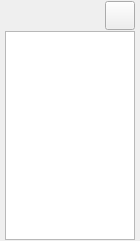
<?xml version="1.0" encoding="UTF-8"?>
<ui version="4.0">
 <class>ColorPalette</class>
 <widget class="QDockWidget" name="ColorPalette">
  <property name="geometry">
   <rect>
    <x>0</x>
    <y>0</y>
    <width>140</width>
    <height>241</height>
   </rect>
  </property>
  <property name="minimumSize">
   <size>
    <width>140</width>
    <height>132</height>
   </size>
  </property>
  <property name="windowTitle">
   <string comment="Window title of color palette.">Palette</string>
  </property>
  <widget class="QWidget" name="widget">
   <layout class="QVBoxLayout" name="verticalLayout">
    <property name="spacing">
     <number>1</number>
    </property>
    <property name="leftMargin">
     <number>5</number>
    </property>
    <property name="topMargin">
     <number>1</number>
    </property>
    <property name="rightMargin">
     <number>5</number>
    </property>
    <property name="bottomMargin">
     <number>1</number>
    </property>
    <item>
     <layout class="QHBoxLayout" name="horizontalLayout">
      <property name="spacing">
       <number>1</number>
      </property>
      <item>
       <widget class="QPushButton" name="addColorButton">
        <property name="maximumSize">
         <size>
          <width>20</width>
          <height>20</height>
         </size>
        </property>
        <property name="toolTip">
         <string>Add Color</string>
        </property>
        <property name="text">
         <string/>
        </property>
        <property name="iconSize">
         <size>
          <width>22</width>
          <height>22</height>
         </size>
        </property>
        <property name="flat">
         <bool>true</bool>
        </property>
       </widget>
      </item>
      <item>
       <widget class="QPushButton" name="removeColorButton">
        <property name="sizePolicy">
         <sizepolicy hsizetype="Minimum" vsizetype="Fixed">
          <horstretch>0</horstretch>
          <verstretch>0</verstretch>
         </sizepolicy>
        </property>
        <property name="maximumSize">
         <size>
          <width>20</width>
          <height>20</height>
         </size>
        </property>
        <property name="toolTip">
         <string>Remove Color</string>
        </property>
        <property name="text">
         <string/>
        </property>
        <property name="iconSize">
         <size>
          <width>22</width>
          <height>22</height>
         </size>
        </property>
        <property name="flat">
         <bool>true</bool>
        </property>
       </widget>
      </item>
      <item>
       <spacer name="horizontalSpacer_2">
        <property name="orientation">
         <enum>Qt::Horizontal</enum>
        </property>
        <property name="sizeHint" stdset="0">
         <size>
          <width>40</width>
          <height>22</height>
         </size>
        </property>
       </spacer>
      </item>
      <item>
       <widget class="QPushButton" name="colorDialogButton">
        <property name="toolTip">
         <string>Open the native color dialog</string>
        </property>
        <property name="sizePolicy">
         <sizepolicy hsizetype="Minimum" vsizetype="Fixed">
          <horstretch>0</horstretch>
          <verstretch>0</verstretch>
         </sizepolicy>
        </property>
        <property name="minimumSize">
         <size>
          <width>16</width>
          <height>16</height>
         </size>
        </property>
        <property name="maximumSize">
         <size>
          <width>20</width>
          <height>20</height>
         </size>
        </property>
        <property name="baseSize">
         <size>
          <width>20</width>
          <height>20</height>
         </size>
        </property>
        <property name="whatsThis">
         <string>Native color dialog window</string>
        </property>
        <property name="text">
         <string/>
        </property>
        <property name="iconSize">
         <size>
          <width>22</width>
          <height>22</height>
         </size>
        </property>
        <property name="flat">
         <bool>true</bool>
        </property>
       </widget>
      </item>
      <item>
       <spacer name="horizontalSpacer">
        <property name="orientation">
         <enum>Qt::Horizontal</enum>
        </property>
        <property name="sizeHint" stdset="0">
         <size>
          <width>40</width>
          <height>22</height>
         </size>
        </property>
       </spacer>
      </item>
      <item>
       <widget class="QToolButton" name="palettePref">
        <property name="toolTip">
         <string>Palette display options</string>
        </property>
        <property name="minimumSize">
         <size>
          <width>0</width>
          <height>0</height>
         </size>
        </property>
        <property name="acceptDrops">
         <bool>false</bool>
        </property>
        <property name="toolTipDuration">
         <number>-1</number>
        </property>
        <property name="text">
         <string/>
        </property>
        <property name="iconSize">
         <size>
          <width>22</width>
          <height>22</height>
         </size>
        </property>
        <property name="checkable">
         <bool>false</bool>
        </property>
        <property name="popupMode">
         <enum>QToolButton::InstantPopup</enum>
        </property>
        <property name="autoRaise">
         <bool>false</bool>
        </property>
        <property name="arrowType">
         <enum>Qt::NoArrow</enum>
        </property>
       </widget>
      </item>
     </layout>
    </item>
    <item>
     <layout class="QVBoxLayout" name="verticalLayout_2">
      <item>
       <widget class="QListWidget" name="colorListWidget">
        <property name="sizePolicy">
         <sizepolicy hsizetype="Expanding" vsizetype="Expanding">
          <horstretch>0</horstretch>
          <verstretch>0</verstretch>
         </sizepolicy>
        </property>
        <property name="maximumSize">
         <size>
          <width>16777215</width>
          <height>16777215</height>
         </size>
        </property>
        <property name="focusPolicy">
         <enum>Qt::NoFocus</enum>
        </property>
        <property name="autoFillBackground">
         <bool>false</bool>
        </property>
        <property name="frameShape">
         <enum>QFrame::StyledPanel</enum>
        </property>
        <property name="autoScrollMargin">
         <number>16</number>
        </property>
        <property name="selectionMode">
         <enum>QAbstractItemView::ExtendedSelection</enum>
        </property>
        <property name="resizeMode">
         <enum>QListView::Fixed</enum>
        </property>
        <property name="layoutMode">
         <enum>QListView::SinglePass</enum>
        </property>
        <property name="viewMode">
         <enum>QListView::ListMode</enum>
        </property>
       </widget>
      </item>
     </layout>
    </item>
   </layout>
  </widget>
  <actiongroup name="layoutModeActionGroup">
   <action name="listModeAction">
    <property name="checkable">
     <bool>true</bool>
    </property>
    <property name="checked">
     <bool>true</bool>
    </property>
    <property name="text">
     <string>List Mode</string>
    </property>
    <property name="statusTip">
     <string>Show palette as a list</string>
    </property>
   </action>
   <action name="gridModeAction">
    <property name="checkable">
     <bool>true</bool>
    </property>
    <property name="text">
     <string>Grid Mode</string>
    </property>
    <property name="statusTip">
     <string>Show palette as icons</string>
    </property>
   </action>
  </actiongroup>
  <actiongroup name="iconSizesActionGroup">
   <action name="smallSwatchAction">
    <property name="checkable">
     <bool>true</bool>
    </property>
    <property name="text">
     <string>Small swatch</string>
    </property>
    <property name="statusTip">
     <string>Sets swatch size to: 16x16px</string>
    </property>
   </action>
   <action name="mediumSwatchAction">
    <property name="checkable">
     <bool>true</bool>
    </property>
    <property name="text">
     <string>Medium Swatch</string>
    </property>
    <property name="statusTip">
     <string>Sets swatch size to: 26x26px</string>
    </property>
   </action>
   <action name="largeSwatchAction">
    <property name="checkable">
     <bool>true</bool>
    </property>
    <property name="checked">
     <bool>true</bool>
    </property>
    <property name="text">
     <string>Large Swatch</string>
    </property>
    <property name="statusTip">
     <string>Sets swatch size to: 36x36px</string>
    </property>
   </action>
   <action name="fitSwatchAction">
    <property name="checkable">
     <bool>true</bool>
    </property>
    <property name="text">
     <string>Fit Swatch</string>
    </property>
    <property name="toolTip">
     <string>Fit swatch to window (19-36 px)</string>
    </property>
    <property name="statusTip">
     <string>Swatch fits window</string>
    </property>
   </action>
  </actiongroup>
 </widget>
 <resources>
  <include location="../data/app.qrc"/>
 </resources>
 <connections/>
 <slots>
  <slot>colorListCurrentItemChanged(QListWidgetItem*,QListWidgetItem*)</slot>
  <slot>clickColorListItem(QListWidgetItem*)</slot>
  <slot>changeColorName(QListWidgetItem*)</slot>
  <slot>onActiveColorNameChange(QString)</slot>
  <slot>clickAddColorButton()</slot>
  <slot>clickRemoveColorButton()</slot>
  <slot>palettePreferences()</slot>
  <slot>setListMode()</slot>
  <slot>setGridMode()</slot>
  <slot>setSwatchSizeSmall()</slot>
  <slot>setSwatchSizeMedium()</slot>
  <slot>setSwatchSizeLarge()</slot>
 </slots>
</ui>
